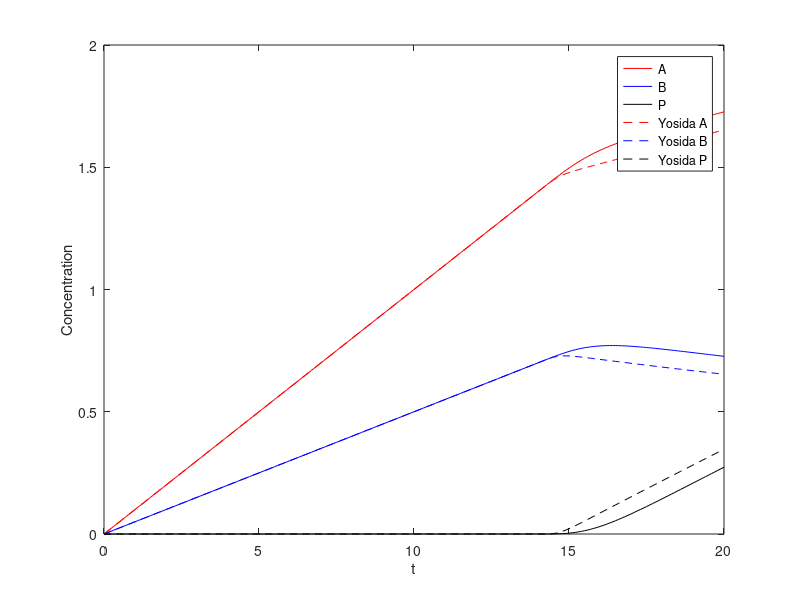

MATLAB code for this plot: (Note: this script raises an error after producing the figure.)
% Consider two chemical species, A and B, who combine to form P when the 
% product of their concentrations (C=A*B) reaches a certain value (S).  
% The related system of ODEs is given as  
%    P'={0 if C<S}{(C-1)^2 if C>=S},
%    A'=f'-P',
%    B'=g'-P',
% where f and g represent the source of A and B.

% Notice that P' can also be expressed as 
%    P'=H(C-S)*(C-1)^2,
% where H is the Heavyside function.  We solve the system for this model of
% P' and also for the Yosida approximation of P',
%    P'=H_a(C-S)*(C-1)^2.


f=@(t)0.1*t; % species A source
df=@(t) 0.1; % species A source rate
g=@(t)0.05*t; % species B source
dg=@(t) 0.05; % species B source rate
S=1; % concentration product required for precipitation

h=0.1; % time step
t=[0:h:20]; % time grid

% Non-Yosida
A=zeros(1,length(t)); % Species A solution 
A(1)=f(t(1)); % Initial value
B=zeros(1,length(t)); % Species B solution
B(1)=g(t(1)); % Initial value
P=zeros(1,length(t)); % Precipitation solution
P(1)=0; % Initial value

du=length(t);
for i=2:length(t)
    C=A(i-1)*B(i-1);    % Check product of concentrations
    if C<S
        du(i-1)=0;      % No precipitation if C<S
    else du(i-1)=(C-1)^2;
    end
    A(i)=A(i-1)+h*(df(t(i-1))-du(i-1)); % A(t)=A(t-1)+h*dA(t-1), 
    B(i)=B(i-1)+h*(dg(t(i-1))-du(i-1)); %   dA(t-1)=dSource(t-1)-dPrec(t-1)
    P(i)=P(i-1)+h*du(i-1);          % No additional source term for P
end

YA=zeros(1,length(t)); % Species A solution
YA(1)=f(t(1)); % Initial value
YB=zeros(1,length(t)); % Species B solution
YB(1)=g(t(1)); % Initial value
YP=zeros(1,length(t)); % Precipitation solution
YP(1)=0; % Initial value

Ydu=length(t);
a=0.1;      % Yosida parameter
for i=2:length(t)
    C=YA(i-1)*YB(i-1);
    if C<S
        Ydu(i-1)=0;
    else if (S<=C)&&(C<=S+a)        % Yosida regularization
            Ydu(i-1)=(1/a)*(C-1)^2;
        else Ydu(i-1)=(C-1)^2;
        end
    end
    YA(i)=YA(i-1)+h*(df(t(i-1))-Ydu(i-1));
    YB(i)=YB(i-1)+h*(dg(t(i-1))-Ydu(i-1));
    YP(i)=YP(i-1)+h*Ydu(i-1);
end

figure
plot(t,A,'r',t,B,'b',t,P,'k',t,YA,'r--',t,YB,'b--',t,YP,'k--')
xlabel('t');ylabel('Concentration');
lgnd=legend('A','B','P','Yosida A','Yosida B','Yosida P');
lgnd.Location='northwest';
    
        
